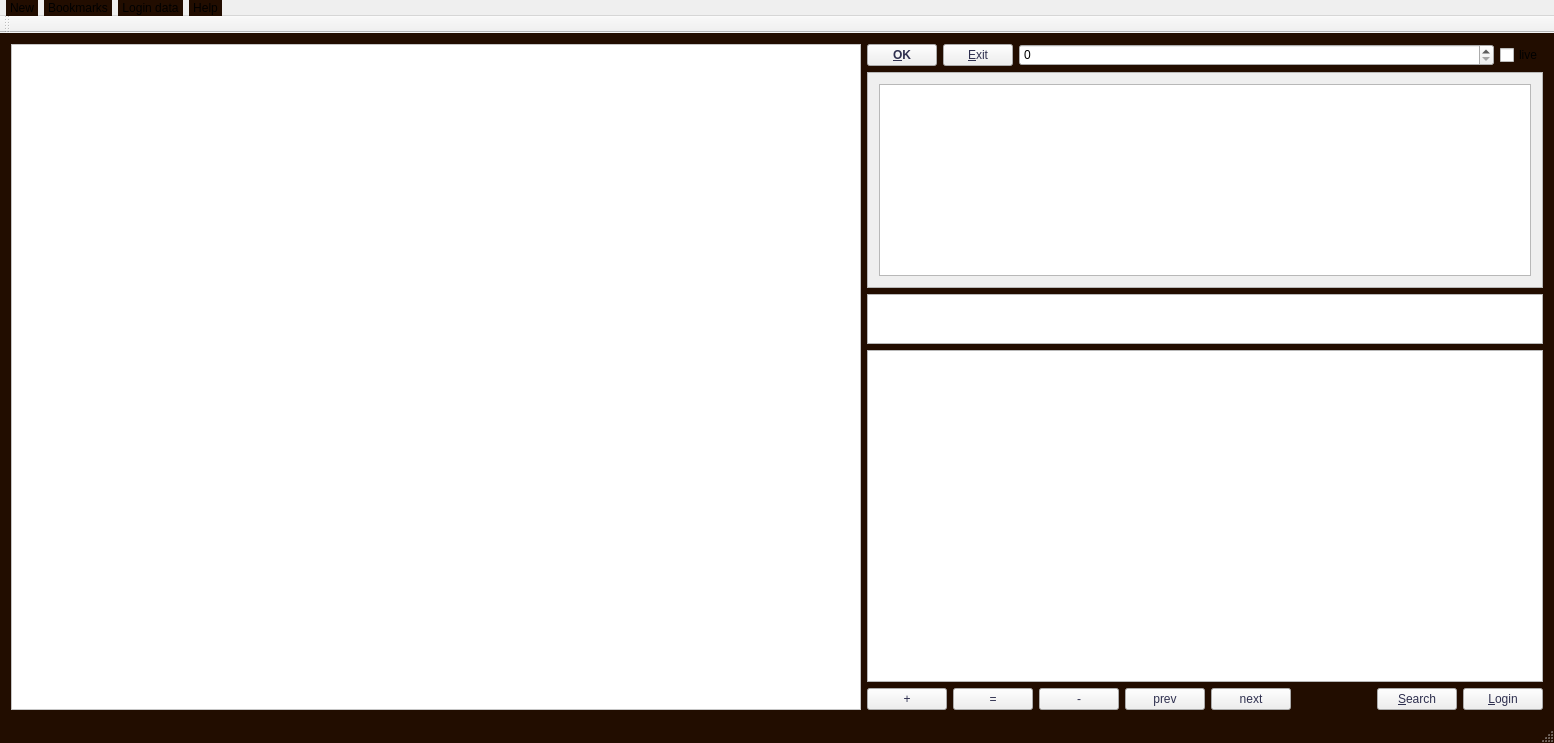
<?xml version="1.0" encoding="UTF-8"?>
<ui version="4.0">
 <class>MainWindow</class>
 <widget class="QMainWindow" name="MainWindow">
  <property name="geometry">
   <rect>
    <x>0</x>
    <y>0</y>
    <width>1336</width>
    <height>743</height>
   </rect>
  </property>
  <property name="windowTitle">
   <string>Panager</string>
  </property>
  <property name="windowIcon">
   <iconset resource="resorsy.qrc">
    <normaloff>:/new/prefix1/ico.png</normaloff>:/new/prefix1/ico.png</iconset>
  </property>
  <property name="styleSheet">
   <string notr="true">#MainWindow{
/*	color: #f56f18;*/
color: #yelllow;
	/*background-color:#ba4a00;*/
background: QLinearGradient(x1: 0, y1: 0, x2: 0, y2: 1, stop: 0 #220d00, stop: 1 #220d00);
	background-image:url(:/new/prefix1/background.png);
	 background-repeat: repeat-x;


}


QPushButton {
/*	color:#494b7a;*/
	color:#2f304f;
    border-width: 4px;
 /*   border-image: url(:/new/prefix1/button.png) 4 4 4 4 stretch stretch;*/
/*border-image:url(:/new/prefix1/button.png) stretch stretch;*/
border-image:url(:/new/images/button2.png);

	}

QPushButton:hover{
	color:#5d609c;
	border-image: url(:/new/images/button2Nac.png)  stretch stretch;;

}
QTextEdit:focus{
	background-color:#ffffff;
}
#statusBar{
	color:white;
}

QStatusBar{
	color:white;
}





</string>
  </property>
  <widget class="QWidget" name="centralWidget">
   <property name="styleSheet">
    <string notr="true">
QTextEdit{
background: QLinearGradient(x1: 0, y1: 0, x2: 0, y2: 1, stop: 0 #999999, stop: .01 #aaaaaa,stop: .1 #eeeeee, stop: 0.7 #ffffff, stop: 1 #eeeeee);
color:#333333;
}

QTextEdit:focus{
	background: #ffffff;
}</string>
   </property>
   <layout class="QHBoxLayout" name="horizontalLayout_3">
    <item>
     <layout class="QVBoxLayout" name="verticalLayout_4">
      <property name="sizeConstraint">
       <enum>QLayout::SetMaximumSize</enum>
      </property>
      <item>
       <widget class="QScrollArea" name="scrollArea">
        <property name="sizePolicy">
         <sizepolicy hsizetype="Expanding" vsizetype="Expanding">
          <horstretch>0</horstretch>
          <verstretch>0</verstretch>
         </sizepolicy>
        </property>
        <property name="minimumSize">
         <size>
          <width>850</width>
          <height>0</height>
         </size>
        </property>
        <property name="maximumSize">
         <size>
          <width>850</width>
          <height>16777215</height>
         </size>
        </property>
        <property name="layoutDirection">
         <enum>Qt::LeftToRight</enum>
        </property>
        <property name="autoFillBackground">
         <bool>false</bool>
        </property>
        <property name="styleSheet">
         <string notr="true">#scrollArea{
	background-color: #ffffff;
}</string>
        </property>
        <property name="widgetResizable">
         <bool>true</bool>
        </property>
        <widget class="QWidget" name="scrollAreaWidgetContents">
         <property name="geometry">
          <rect>
           <x>0</x>
           <y>0</y>
           <width>844</width>
           <height>688</height>
          </rect>
         </property>
         <property name="autoFillBackground">
          <bool>false</bool>
         </property>
         <property name="styleSheet">
          <string notr="true">#scrollAreaWidgetContents{
	background-color:#ffffff;
}</string>
         </property>
        </widget>
       </widget>
      </item>
     </layout>
    </item>
    <item>
     <layout class="QVBoxLayout" name="verticalLayout_2">
      <property name="sizeConstraint">
       <enum>QLayout::SetMaximumSize</enum>
      </property>
      <item>
       <layout class="QHBoxLayout" name="horizontalLayout">
        <item>
         <widget class="QPushButton" name="pushButton">
          <property name="minimumSize">
           <size>
            <width>70</width>
            <height>0</height>
           </size>
          </property>
          <property name="maximumSize">
           <size>
            <width>70</width>
            <height>16777215</height>
           </size>
          </property>
          <property name="font">
           <font>
            <weight>75</weight>
            <bold>true</bold>
           </font>
          </property>
          <property name="text">
           <string>&amp;OK</string>
          </property>
          <property name="shortcut">
           <string>Alt+O</string>
          </property>
         </widget>
        </item>
        <item>
         <widget class="QPushButton" name="pushButton_2">
          <property name="minimumSize">
           <size>
            <width>70</width>
            <height>0</height>
           </size>
          </property>
          <property name="maximumSize">
           <size>
            <width>70</width>
            <height>16777215</height>
           </size>
          </property>
          <property name="text">
           <string>&amp;Exit</string>
          </property>
          <property name="icon">
           <iconset resource="resorsy.qrc">
            <normaloff>:/new/images/close.png</normaloff>:/new/images/close.png</iconset>
          </property>
          <property name="iconSize">
           <size>
            <width>15</width>
            <height>15</height>
           </size>
          </property>
         </widget>
        </item>
        <item>
         <widget class="QSpinBox" name="spinBox">
          <property name="sizePolicy">
           <sizepolicy hsizetype="Expanding" vsizetype="Fixed">
            <horstretch>0</horstretch>
            <verstretch>0</verstretch>
           </sizepolicy>
          </property>
         </widget>
        </item>
        <item>
         <widget class="QCheckBox" name="checkBox">
          <property name="text">
           <string>live</string>
          </property>
         </widget>
        </item>
       </layout>
      </item>
      <item>
       <widget class="QScrollArea" name="scrollArea_2">
        <property name="sizePolicy">
         <sizepolicy hsizetype="Expanding" vsizetype="Fixed">
          <horstretch>0</horstretch>
          <verstretch>0</verstretch>
         </sizepolicy>
        </property>
        <property name="maximumSize">
         <size>
          <width>16777215</width>
          <height>500</height>
         </size>
        </property>
        <property name="widgetResizable">
         <bool>true</bool>
        </property>
        <widget class="QWidget" name="scrollAreaWidgetContents_2">
         <property name="geometry">
          <rect>
           <x>0</x>
           <y>0</y>
           <width>464</width>
           <height>200</height>
          </rect>
         </property>
         <layout class="QVBoxLayout" name="verticalLayout">
          <item>
           <widget class="QTableWidget" name="tableWidget"/>
          </item>
         </layout>
        </widget>
       </widget>
      </item>
      <item>
       <widget class="QTextEdit" name="textEdit">
        <property name="sizePolicy">
         <sizepolicy hsizetype="Minimum" vsizetype="Fixed">
          <horstretch>0</horstretch>
          <verstretch>0</verstretch>
         </sizepolicy>
        </property>
        <property name="maximumSize">
         <size>
          <width>16777215</width>
          <height>50</height>
         </size>
        </property>
        <property name="styleSheet">
         <string notr="true"/>
        </property>
       </widget>
      </item>
      <item>
       <widget class="QTextEdit" name="textEdit_2">
        <property name="enabled">
         <bool>true</bool>
        </property>
        <property name="sizePolicy">
         <sizepolicy hsizetype="Minimum" vsizetype="Expanding">
          <horstretch>0</horstretch>
          <verstretch>0</verstretch>
         </sizepolicy>
        </property>
       </widget>
      </item>
      <item>
       <layout class="QHBoxLayout" name="horizontalLayout_4">
        <item>
         <widget class="QPushButton" name="pushButton_plus">
          <property name="text">
           <string>+</string>
          </property>
          <property name="shortcut">
           <string>Ctrl++</string>
          </property>
         </widget>
        </item>
        <item>
         <widget class="QPushButton" name="pushButton_equal">
          <property name="text">
           <string>=</string>
          </property>
          <property name="shortcut">
           <string>Ctrl+=</string>
          </property>
         </widget>
        </item>
        <item>
         <widget class="QPushButton" name="pushButton_minus">
          <property name="text">
           <string>-</string>
          </property>
          <property name="shortcut">
           <string>Ctrl+-</string>
          </property>
         </widget>
        </item>
        <item>
         <spacer name="horizontalSpacer">
          <property name="orientation">
           <enum>Qt::Horizontal</enum>
          </property>
          <property name="sizeType">
           <enum>QSizePolicy::Maximum</enum>
          </property>
          <property name="sizeHint" stdset="0">
           <size>
            <width>40</width>
            <height>20</height>
           </size>
          </property>
         </spacer>
        </item>
        <item>
         <widget class="QPushButton" name="pushButton_prev">
          <property name="text">
           <string>prev</string>
          </property>
          <property name="shortcut">
           <string>Ctrl+,</string>
          </property>
         </widget>
        </item>
        <item>
         <widget class="QPushButton" name="pushButton_next">
          <property name="text">
           <string>next</string>
          </property>
          <property name="shortcut">
           <string>Ctrl+.</string>
          </property>
         </widget>
        </item>
        <item>
         <spacer name="horizontalSpacer_2">
          <property name="orientation">
           <enum>Qt::Horizontal</enum>
          </property>
          <property name="sizeType">
           <enum>QSizePolicy::Fixed</enum>
          </property>
          <property name="sizeHint" stdset="0">
           <size>
            <width>40</width>
            <height>20</height>
           </size>
          </property>
         </spacer>
        </item>
        <item>
         <spacer name="horizontalSpacer_3">
          <property name="orientation">
           <enum>Qt::Horizontal</enum>
          </property>
          <property name="sizeType">
           <enum>QSizePolicy::Minimum</enum>
          </property>
          <property name="sizeHint" stdset="0">
           <size>
            <width>40</width>
            <height>20</height>
           </size>
          </property>
         </spacer>
        </item>
        <item>
         <widget class="QPushButton" name="pushButton_3">
          <property name="text">
           <string>&amp;Search</string>
          </property>
         </widget>
        </item>
        <item>
         <widget class="QPushButton" name="pushButton_loguj">
          <property name="enabled">
           <bool>true</bool>
          </property>
          <property name="sizePolicy">
           <sizepolicy hsizetype="Preferred" vsizetype="Fixed">
            <horstretch>0</horstretch>
            <verstretch>0</verstretch>
           </sizepolicy>
          </property>
          <property name="maximumSize">
           <size>
            <width>100</width>
            <height>16777215</height>
           </size>
          </property>
          <property name="autoFillBackground">
           <bool>false</bool>
          </property>
          <property name="styleSheet">
           <string notr="true">/*
QPushButton {
    border-width: 4px;
    border-image: url(:/new/prefix1/button.png) 4 4 4 4 stretch stretch;
 	
	font:bold;
}*/
/*
QPushButton:hover{
color: #ffffff;
}*/</string>
          </property>
          <property name="text">
           <string>&amp;Login</string>
          </property>
         </widget>
        </item>
       </layout>
      </item>
     </layout>
    </item>
   </layout>
  </widget>
  <widget class="QMenuBar" name="menuBar">
   <property name="geometry">
    <rect>
     <x>0</x>
     <y>0</y>
     <width>1336</width>
     <height>15</height>
    </rect>
   </property>
   <property name="styleSheet">
    <string notr="true">#scrollArea{
	color: #ffffff;
}
QMenuBar {
     background-color: qlineargradient(x1:0, y1:0, x2:0, y2:1,
                                       stop:0 lightgray, stop:1 darkgray);
 }

 QMenuBar::item {
     spacing: 3px; /* spacing between menu bar items */
     padding: 1px 4px;
     background: transparent;
     border-radius: 4px;
 }

 QMenuBar::item:selected { /* when selected using mouse or keyboard */
     background: #a8a8a8;
 }

 QMenuBar::item:pressed {
     background: #888888;
 }
#statusBar{
	color:#ffffff;
}</string>
   </property>
   <widget class="QMenu" name="menuNew">
    <property name="autoFillBackground">
     <bool>false</bool>
    </property>
    <property name="styleSheet">
     <string notr="true"/>
    </property>
    <property name="title">
     <string>New</string>
    </property>
    <addaction name="actionRecord"/>
    <addaction name="actionPhoto"/>
   </widget>
   <widget class="QMenu" name="menuZak_adki">
    <property name="title">
     <string>Bookmarks</string>
    </property>
   </widget>
   <widget class="QMenu" name="menuHelp">
    <property name="title">
     <string>Help</string>
    </property>
    <widget class="QMenu" name="menuUsage">
     <property name="title">
      <string>Usage</string>
     </property>
     <addaction name="actionProgram"/>
     <addaction name="actionC2h50h"/>
    </widget>
    <addaction name="menuUsage"/>
    <addaction name="actionAbout"/>
   </widget>
   <widget class="QMenu" name="menuDane_logowania">
    <property name="title">
     <string>Login data</string>
    </property>
    <addaction name="actionSave_login_and_password"/>
   </widget>
   <addaction name="menuNew"/>
   <addaction name="menuZak_adki"/>
   <addaction name="menuDane_logowania"/>
   <addaction name="menuHelp"/>
  </widget>
  <widget class="QToolBar" name="mainToolBar">
   <attribute name="toolBarArea">
    <enum>TopToolBarArea</enum>
   </attribute>
   <attribute name="toolBarBreak">
    <bool>false</bool>
   </attribute>
  </widget>
  <widget class="QStatusBar" name="statusBar">
   <property name="styleSheet">
    <string notr="true">QStatusBar {
	color: white;
	
}
#statusBar{
	color:#ffffff;
}</string>
   </property>
  </widget>
  <action name="actionRecord">
   <property name="icon">
    <iconset resource="resorsy.qrc">
     <normaloff>:/new/prefix1/icol.ico</normaloff>:/new/prefix1/icol.ico</iconset>
   </property>
   <property name="text">
    <string>Record</string>
   </property>
   <property name="toolTip">
    <string>&lt;html&gt;&lt;head/&gt;&lt;body&gt;&lt;p&gt;Zmodyfikuj lub &lt;span style=&quot; font-weight:600; color:#c81b52;&quot;&gt;add&lt;/span&gt;&lt;span style=&quot; font-weight:400; color:#000000;&quot;&gt;record&lt;/span&gt;&lt;/p&gt;&lt;/body&gt;&lt;/html&gt;</string>
   </property>
   <property name="shortcut">
    <string>Ctrl+R</string>
   </property>
   <property name="iconVisibleInMenu">
    <bool>true</bool>
   </property>
  </action>
  <action name="actionAbout">
   <property name="text">
    <string>About</string>
   </property>
  </action>
  <action name="actionProgram">
   <property name="text">
    <string>Program</string>
   </property>
   <property name="toolTip">
    <string>Program</string>
   </property>
  </action>
  <action name="actionC2h50h">
   <property name="text">
    <string>c2h50h</string>
   </property>
  </action>
  <action name="actionSave_login_and_password">
   <property name="text">
    <string>Save login and password</string>
   </property>
   <property name="shortcut">
    <string>Ctrl+S</string>
   </property>
  </action>
  <action name="actionPhoto">
   <property name="text">
    <string>Photo</string>
   </property>
   <property name="shortcut">
    <string>Ctrl+Z</string>
   </property>
  </action>
 </widget>
 <layoutdefault spacing="6" margin="11"/>
 <resources>
  <include location="resorsy.qrc"/>
 </resources>
 <connections>
  <connection>
   <sender>pushButton</sender>
   <signal>clicked()</signal>
   <receiver>MainWindow</receiver>
   <slot>buttonOKHandler()</slot>
   <hints>
    <hint type="sourcelabel">
     <x>938</x>
     <y>72</y>
    </hint>
    <hint type="destinationlabel">
     <x>199</x>
     <y>149</y>
    </hint>
   </hints>
  </connection>
  <connection>
   <sender>pushButton_loguj</sender>
   <signal>clicked()</signal>
   <receiver>MainWindow</receiver>
   <slot>showLogin()</slot>
   <hints>
    <hint type="sourcelabel">
     <x>1275</x>
     <y>709</y>
    </hint>
    <hint type="destinationlabel">
     <x>486</x>
     <y>442</y>
    </hint>
   </hints>
  </connection>
 </connections>
 <slots>
  <slot>buttonOKHandler()</slot>
 </slots>
</ui>
